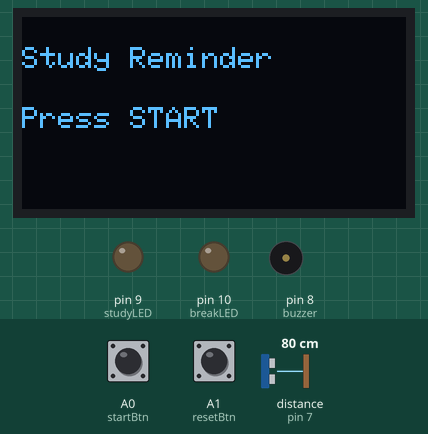
The program below on a simulated Arduino Uno, built with avr-gcc and run on an emulated ATmega328P. Shown: 128×64 one-colour display, output pins drawn as LEDs (lit = HIGH), buzzer (waves = sounding, pin HIGH). Inputs (shaded band) come from the test bench; at power-on: A0 (startBtn) HIGH, distance to the obstacle (sensor on pin 7) 80 cm, A1 (resetBtn) HIGH. The echo pulse lasts 58.3 µs per cm; pins used as bus, display or sensor lines are not drawn.

Above: at 1.2 s.
1.3 s: A0 (startBtn) pulled LOW for 0.15 s
At 3.1 s:
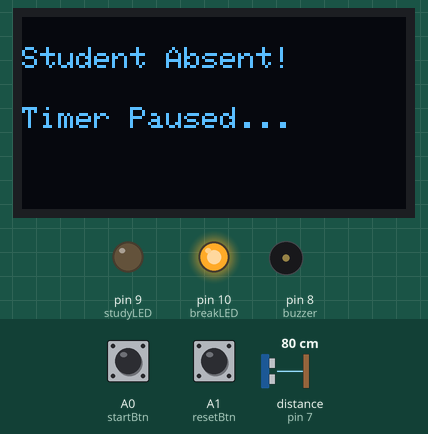
4.0 s: distance to the obstacle (sensor on pin 7) set to 75 cm
5.7 s: distance to the obstacle (sensor on pin 7) set to 66 cm
At 7.2 s:
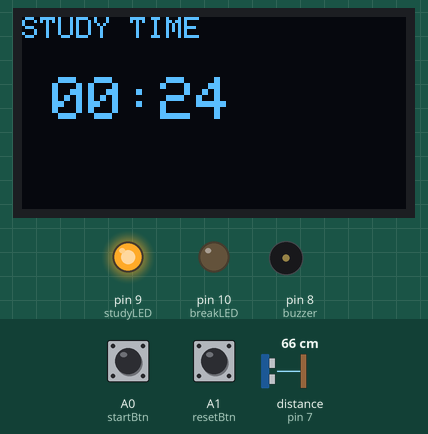
8.7 s: A1 (resetBtn) pulled LOW for 0.15 s
At 9.7 s:
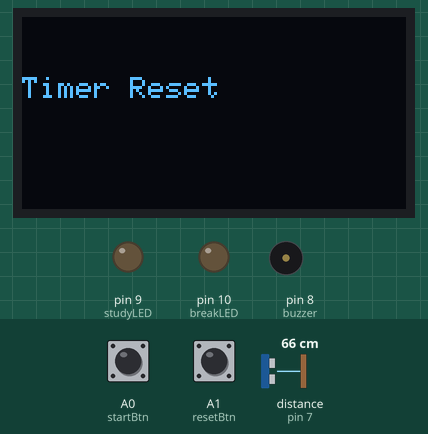
11.4 s: A1 (resetBtn) pulled LOW for 1 s
14.1 s: A0 (startBtn) pulled LOW for 1 s
At 17.1 s:
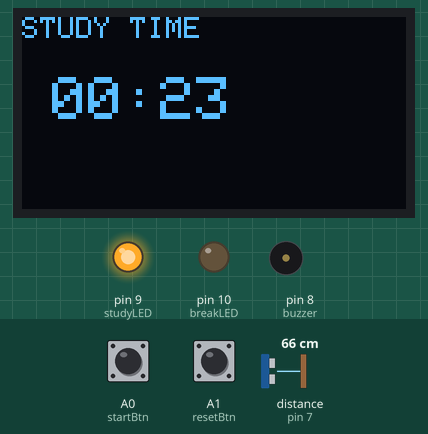
Timing chart, 0 to 41.3 s (numbered marks = the images above; inputs shaded):
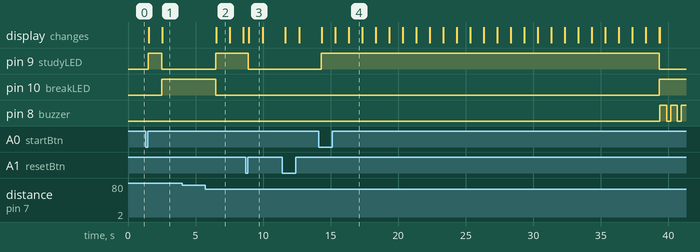

Measured:
- the behaviour switches between 72 and 71 cm on distance to the obstacle (sensor on pin 7) (found by bisection; images 1 and 2)
- after the input at 1.3 s, pin 9 (studyLED): LOW → HIGH after 0.20 s, → LOW 1.0 s later; pin 10 (breakLED): LOW → HIGH after 1.2 s; the display: first changes after 0.23 s (image 1 shows a later state)
- after the input at 4.0 s, every drawn part: stays the same
- after the input at 5.7 s, pin 9 (studyLED): LOW → HIGH after 0.80 s; pin 10 (breakLED): HIGH → LOW after 0.80 s; the display: changes after 0.83 s (image 2)
- after the input at 8.7 s, pin 9 (studyLED): HIGH → LOW after 0.20 s; the display: changes after 0.23 s (image 3)
- after the input at 14.1 s, pin 9 (studyLED): LOW → HIGH after 0.20 s, → LOW 25.0 s later; pin 10 (breakLED): LOW → HIGH after 25.2 s; pin 8 (buzzer): alternates HIGH for 0.50 s and LOW for 0.30 s, starting after 25.3 s; the display: first changes after 0.23 s (image 4 shows a later state)
- what the display in image 2 shows lasts 1.0 s, from 6.5 s to 7.5 s

The program:

main.cpp
```cpp
#include <Arduino.h>
#include <Wire.h>
#include <Adafruit_GFX.h>
#include <Adafruit_SH110X.h>

#define i2c_Address 0x3C
#define SCREEN_WIDTH 128
#define SCREEN_HEIGHT 64
#define OLED_RESET -1

Adafruit_SH1106G display = Adafruit_SH1106G(SCREEN_WIDTH, SCREEN_HEIGHT, &Wire, OLED_RESET);

// Pin Definitions
const int buzzer = 8;
const int studyLED = 9;
const int breakLED = 10;
const int startBtn = A0;
const int resetBtn = A1;

// Ultrasonic Sensor Pins
const int trigPin = 6;
const int echoPin = 7;

// Timer Variables
const int studyTime = 25;
const int breakTime = 10;
int remainingTime = studyTime;
bool running = false;
bool studyMode = true;
unsigned long previousMillis = 0;

const int maxDistance = 70;

// Function Prototypes
void displayTime();
void alarm();
void resetTimer();
int getDistance();

void setup() {
  pinMode(buzzer, OUTPUT);
  pinMode(studyLED, OUTPUT);
  pinMode(breakLED, OUTPUT);
  pinMode(trigPin, OUTPUT);
  pinMode(echoPin, INPUT);
  pinMode(startBtn, INPUT_PULLUP);
  pinMode(resetBtn, INPUT_PULLUP);

  digitalWrite(studyLED, LOW);
  digitalWrite(breakLED, LOW);

  if(!display.begin(i2c_Address, true)) {
    for(;;);
  }

  display.clearDisplay();
  display.setTextSize(1);
  display.setTextColor(SH110X_WHITE);
  display.setCursor(0, 10);
  display.println("Study Reminder");
  display.setCursor(0, 30);
  display.println("Press START");
  display.display();
}

void loop() {
  // START Button
  if (digitalRead(startBtn) == LOW && !running) {
    delay(200);
    running = true;
    digitalWrite(studyLED, HIGH); // Study LED ON
    previousMillis = millis();    // ফিক্স: বাটন চাপার মুহূর্ত থেকে টাইম কাউন্ট হবে
    displayTime();
  }

  // RESET Button
  if (digitalRead(resetBtn) == LOW) {
    delay(200);
    resetTimer();
  }

  if (running) {
    if (millis() - previousMillis >= 1000) {
      previousMillis = millis();

      if (studyMode) {
        int distance = getDistance();

        if (distance > 0 && distance <= maxDistance) {
          digitalWrite(studyLED, HIGH);
          digitalWrite(breakLED, LOW);
          remainingTime--;
          displayTime();
        }
        else {
          digitalWrite(studyLED, LOW);
          digitalWrite(breakLED, HIGH);

          display.clearDisplay();
          display.setTextSize(1);
          display.setCursor(0, 10);
          display.println("Student Absent!");
          display.setCursor(0, 30);
          display.println("Timer Paused...");
          display.display();
        }
      }
      else {
        remainingTime--;
        displayTime();
      }

      if (remainingTime <= 0) {
        if (studyMode) {
          studyMode = false;
          remainingTime = breakTime;
          digitalWrite(studyLED, LOW);
          digitalWrite(breakLED, HIGH);

          display.clearDisplay();
          display.setTextSize(2);
          display.setCursor(0, 10);
          display.println("BREAK!");
          display.setTextSize(1);
          display.setCursor(0, 40);
          display.println("Relax & Rest");
          display.display();
          alarm();
        } else {
          studyMode = true;
          remainingTime = studyTime;
          digitalWrite(studyLED, HIGH);
          digitalWrite(breakLED, LOW);

          display.clearDisplay();
          display.setTextSize(2);
          display.setCursor(0, 10);
          display.println("STUDY!");
          display.setTextSize(1);
          display.setCursor(0, 40);
          display.println("Back to Work");
          display.display();
          alarm();
        }
        delay(2000);
        if(studyMode) displayTime();
      }
    }
  }
}

int getDistance() {
  digitalWrite(trigPin, LOW);
  delayMicroseconds(2);
  digitalWrite(trigPin, HIGH);
  delayMicroseconds(10);
  digitalWrite(trigPin, LOW);

  long duration = pulseIn(echoPin, HIGH, 30000);
  if (duration == 0) return 999;

  int distance = duration * 0.034 / 2;
  return distance;
}

void displayTime() {
  int minutes = remainingTime / 60;
  int seconds = remainingTime % 60;

  display.clearDisplay();

  display.setTextSize(1);
  display.setCursor(0, 0);
  if (studyMode) {
    display.println("STUDY TIME");
  } else {
    display.println("BREAK TIME");
  }

  display.setTextSize(2); // সাইজ কমানো হয়েছে পাওয়ার ড্রপ রোধ করতে
  display.setCursor(10, 20);

  if (minutes < 10) display.print("0");
  display.print(minutes);
  display.print(":");
  if (seconds < 10) display.print("0");
  display.print(seconds);

  display.display();
}

void alarm() {
  for (int i = 0; i < 3; i++) {
    digitalWrite(buzzer, HIGH);
    delay(500);
    digitalWrite(buzzer, LOW);
    delay(300);
  }
}

void resetTimer() {
  running = false;
  studyMode = true;
  remainingTime = studyTime;

  digitalWrite(studyLED, LOW);
  digitalWrite(breakLED, LOW);
  digitalWrite(buzzer, LOW);

  display.clearDisplay();
  display.setTextSize(1);
  display.setCursor(0, 20);
  display.println("Timer Reset");
  display.display();
  delay(1000);

  display.clearDisplay();
  display.setTextSize(1);
  display.setCursor(0, 10);
  display.println("Study Reminder");
  display.setCursor(0, 30);
  display.println("Press START");
  display.display();
}
```
